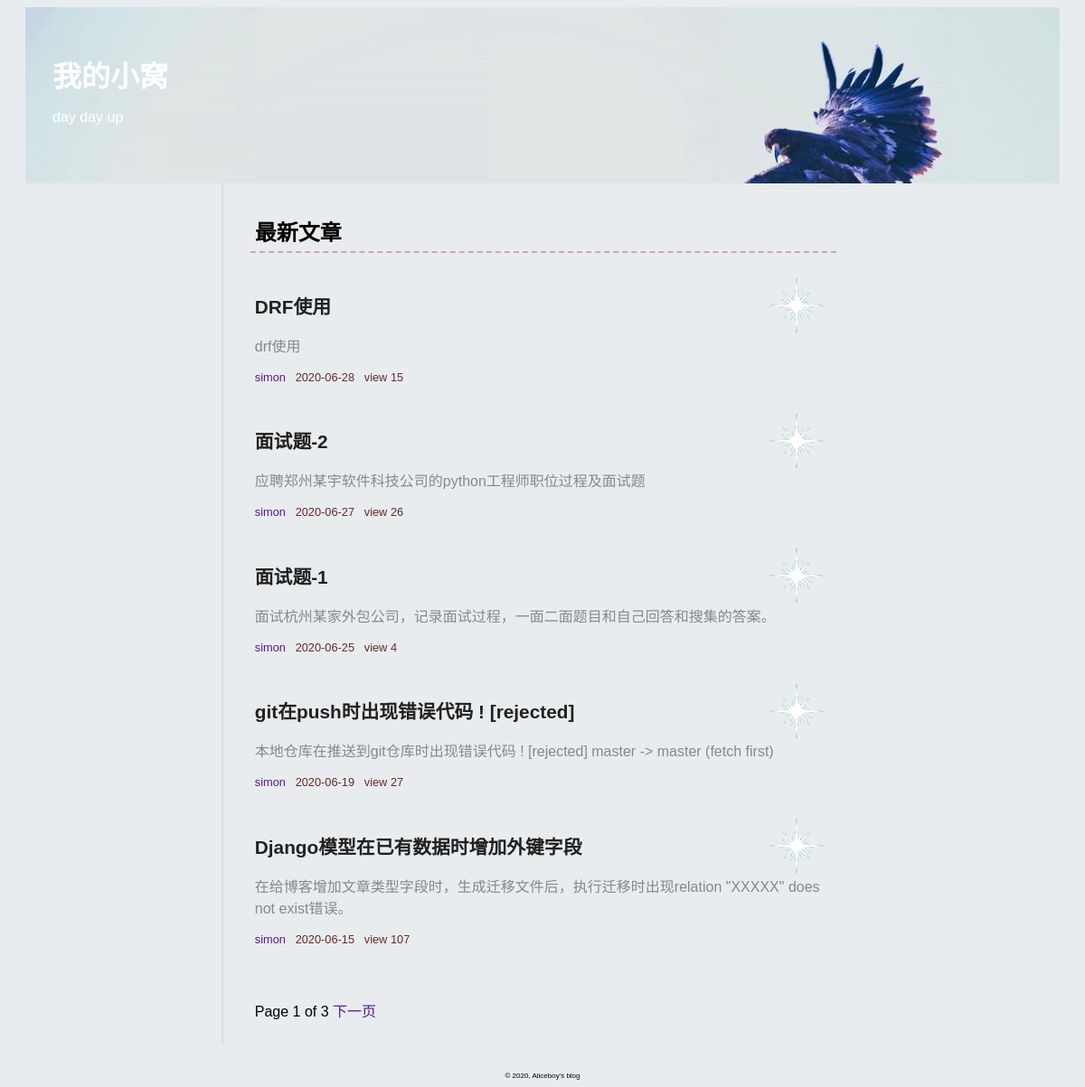
/blog/, run on an earlier commit of the app's database.
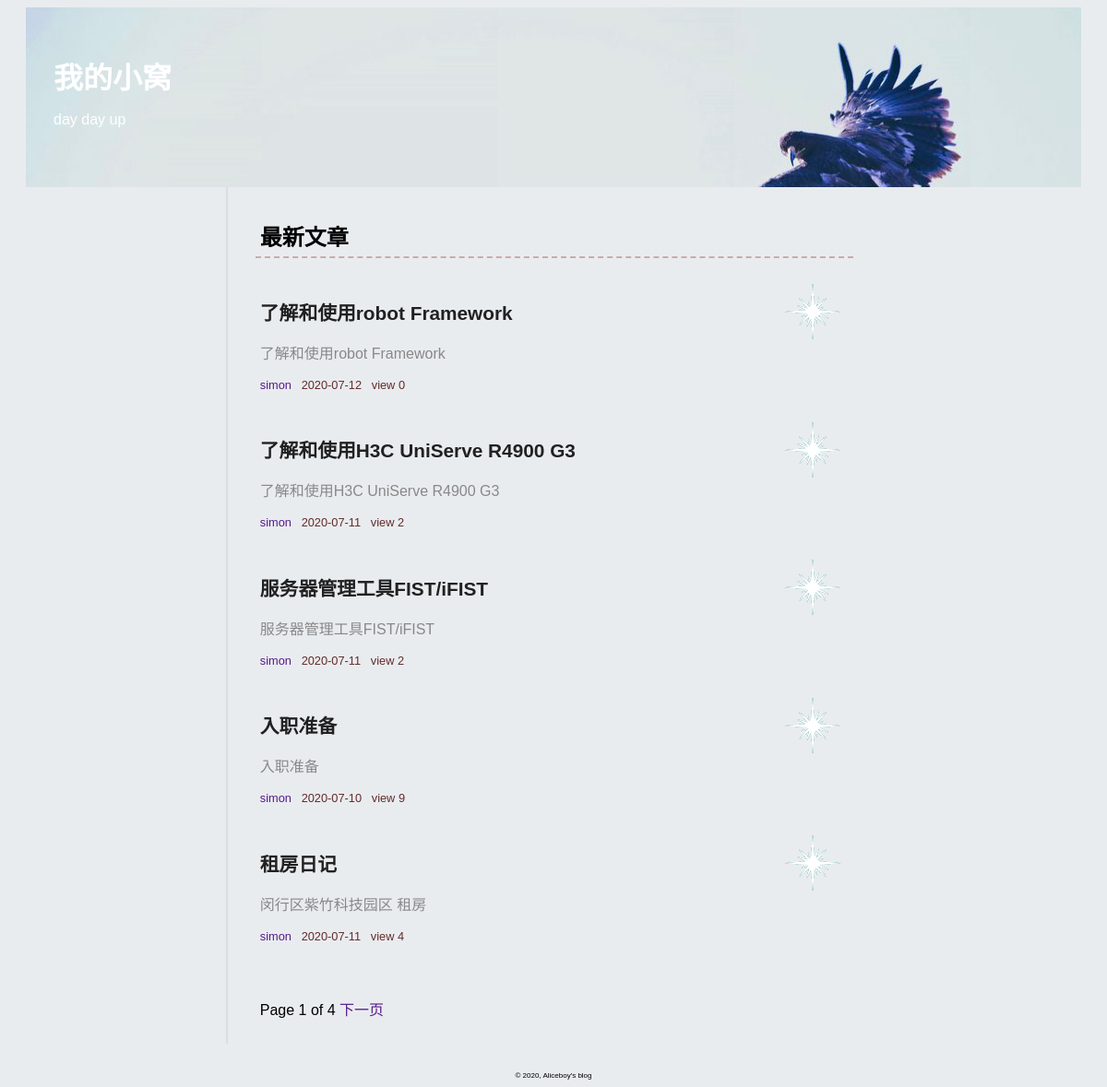
And on a later commit of the database.
### blog/models.py (models this page shows, shortened)
class Article(models.Model):
	title = models.CharField("文章标题",max_length=30)
	category = models.ForeignKey(Category,on_delete=models.CASCADE)
	content = MDTextField("文章内容")
	djgest = models.TextField("文章概要")
	author = models.ForeignKey(Author,on_delete=models.CASCADE)
	comment_num = models.BigIntegerField(default=0)
	view = models.BigIntegerField(default=0)
	created_time = models.DateTimeField("创建时间",auto_now_add=True)
	last_mod_time = models.DateTimeField("修改时间",auto_now=True)
	tag = models.ManyToManyField(Tag,blank=True)
	class Meta:
		ordering = ('-created_time',)

class Author(models.Model):
	name = models.CharField("作者姓名",max_length=20)
	avatar = models.ImageField(upload_to='avatar/%Y%m%d',blank=True)
	def __str__(self):
		return self.name

### blog/views.py (the view)
# urls.py: path('',views.index,name='index'),
def index(request):
	article_list = Article.objects.all()
	paginator = Paginator(article_list,5)
	if request.method == "GET":
		page = request.GET.get('page')
		try:
			books = paginator.page(page)
		except PageNotAnInteger:
			books = paginator.page(1)
		except InvalidPage:
			return HttpResponse("找不到页面")
		except EmptyPage:
			books = paginator.page(paginator.num_pages)
	context = {'article_list': books}
	return render(request,"blog/index.html",context)

### blog/templates/blog/index.html (shortened to what this page needs)
{% extends 'blog/base.html' %}
{% block content %}
<div id='body_main'>
	<h3>最新文章</h3>
	{% for article in article_list %}
	<div class="index_blog">
		<a href="{% url 'blog:detail' pk=article.pk %}">
			<h2>{{ article.title }}</h2>
			<p>{{ article.djgest }}</p>
		</a>
		<div class="time_and">
			<a href="#">{{ article.author }}</a>
			{{ article.last_mod_time|date:'Y-m-d' }}
			&nbsp;
			view&nbsp;{{ article.view }}
		</div>
	</div>
	{% endfor %}
	<br>
	<p id='page'>
		Page {{ article_list.number }} of {{ article_list.paginator.num_pages }}
		{% if article_list.has_next %}
			<a href="?page={{ article_list.next_page_number }}">下一页</a>
		{% endif %}
	</p>
</div>
{% endblock %}

What changed in the data, as far as the page shows it:
no longer on this page (row edited): Article: title "DRF使用", djgest "drf使用", author "simon", last_mod_time "2020-06-28", view "15"
no longer on this page (row edited): Article: title "面试题-2", djgest "应聘郑州某宇软件科技公司的python工程师职位过程及面试题", author "simon", last_mod_time "2020-06-27", view "26"
no longer on this page (row unchanged): Article: title "面试题-1", djgest "面试杭州某家外包公司，记录面试过程，一面二面题目和自己回答和搜集的答案。", author "simon", last_mod_time "2020-06-25", view "4"
no longer on this page (row unchanged): Article: title "git在push时出现错误代码 ! [rejected]", djgest "本地仓库在推送到git仓库时出现错误代码 ! [rejected] master -> master (fetch first)", author "simon", last_mod_time "2020-06-19", view "27"
no longer on this page (row edited): Article: title "Django模型在已有数据时增加外键字段", djgest "在给博客增加文章类型字段时，生成迁移文件后，执行迁移时出现relation \"XXXXX\" does not exist错误。", author "simon", last_mod_time "2020-06-15", view "107"
added Article: title "了解和使用robot Framework", djgest "了解和使用robot Framework", author "simon", last_mod_time "2020-07-12", view "0"
added Article: title "了解和使用H3C UniServe R4900 G3", djgest "了解和使用H3C UniServe R4900 G3", author "simon", last_mod_time "2020-07-11", view "2"
added Article: title "服务器管理工具FIST/iFIST", djgest "服务器管理工具FIST/iFIST", author "simon", last_mod_time "2020-07-11", view "2"
added Article: title "入职准备", djgest "入职准备", author "simon", last_mod_time "2020-07-10", view "9"
added Article: title "租房日记", djgest "闵行区紫竹科技园区 租房", author "simon", last_mod_time "2020-07-11", view "4"
Also different on the page:
{{ article_list.paginator.num_pages }}: "3" → "4"
